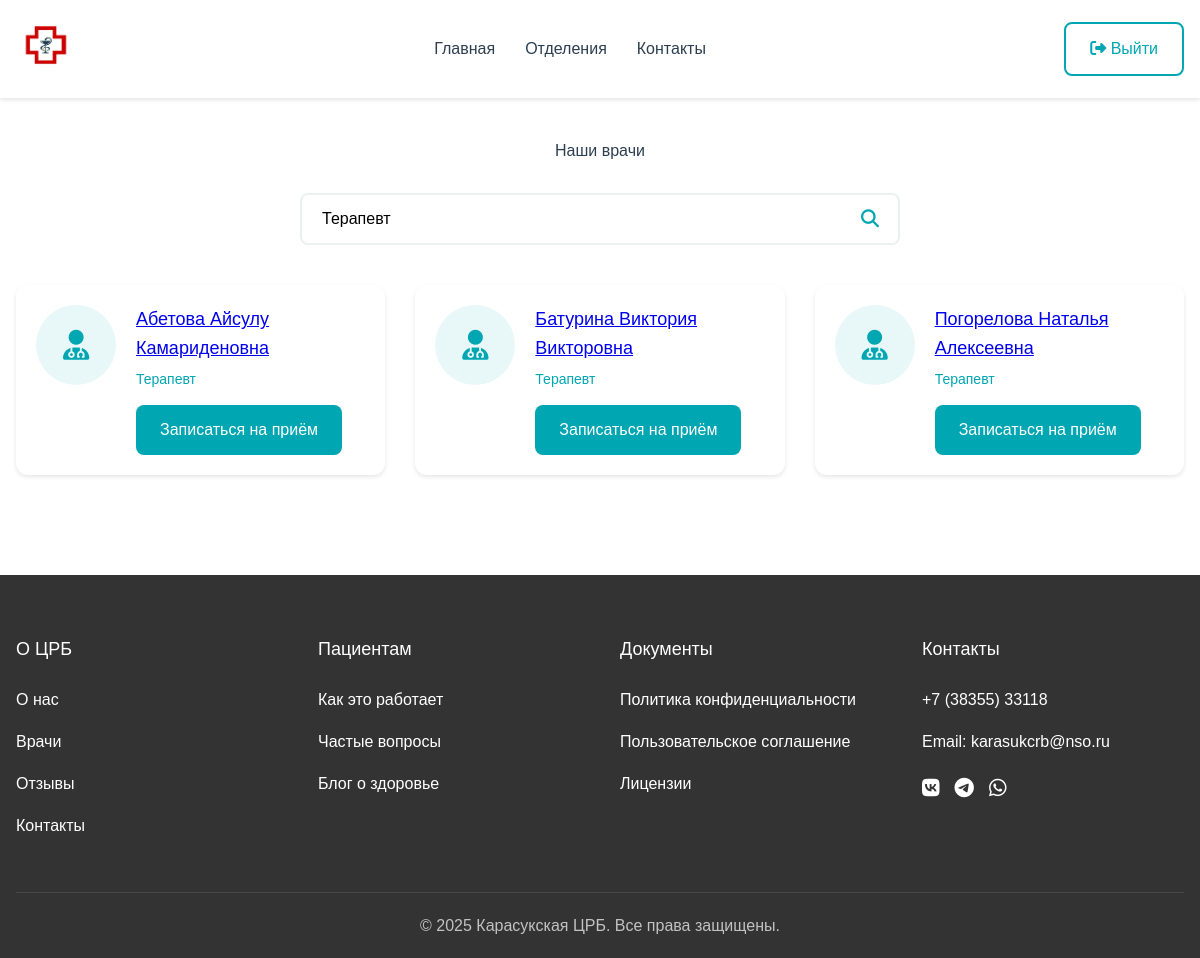
/doctors.php?search=Терапевт (signed in), run on the app's committed database.
### tables this page shows
CREATE TABLE `users` (
  `id` int(11) NOT NULL,
  `name` varchar(256) NOT NULL,
  `surname` varchar(256) NOT NULL,
  `patronymic` varchar(256) DEFAULT NULL,
  `email` varchar(256) NOT NULL,
  `phone` varchar(256) NOT NULL,
  `password` varchar(256) NOT NULL,
  `agree` tinyint(1) NOT NULL DEFAULT 0,
  `api_token` varchar(256) DEFAULT NULL,
  `type` varchar(20) DEFAULT 'patient',
  `specialization` varchar(256) DEFAULT NULL,
  `created_at` timestamp NOT NULL DEFAULT current_timestamp()
);

### doctors.php (the view, shortened to what this page needs)
<?php
include_once('api/db.php');
$search = isset($_GET['search']) ? trim($_GET['search']) : '';
$sql = "
    SELECT id, name, surname, patronymic, specialization
    FROM users
    WHERE type = 'doctor'
";
if (!empty($search)) {
    $sql .= " AND (
        CONCAT(surname, ' ', name, ' ', COALESCE(patronymic, '')) LIKE ?
        OR specialization LIKE ?
    )";
}
$sql .= " ORDER BY surname, name";
$stmt = $db->prepare($sql);
if (!empty($search)) {
    $searchParam = "%{$search}%";
    $stmt->execute([$searchParam, $searchParam]);
} else {
    $stmt->execute();
}
$doctors = $stmt->fetchAll();
?>
<!DOCTYPE html>
<html lang="ru">
<head>
    <link rel="stylesheet" href="styles/settings.css">
    <link rel="stylesheet" href="styles/pages/doctors.css">
    <link rel="stylesheet" href="https://cdnjs.cloudflare.com/ajax/libs/font-awesome/6.5.1/css/all.min.css">
</head>
<body>
     <header class="header">
        <div class="container">
            <div class="header__wrapper">
                <div class="logo">
                    <a href="index.php">
                        <img src="img/logo2.png" alt="Логотип ЦРБ">
                    </a>
                </div>
                <nav class="main-nav">
                    <ul class="main-nav__list">
                        <li><a href="index.php">Главная</a></li>
                        <li><a href="departments.php">Отделения</a></li>
                        <li><a href="contacts.php">Контакты</a></li>
                    </ul>
                </nav>
                <div class="auth-buttons">
                    <a href="api/logout.php" class="btn btn--secondary">
                        <i class="fas fa-sign-out-alt"></i> Выйти
                    </a>
                </div>
            </div>
        </div>
    </header>
    <main class="container">
        <section class="doctors-section">
            <h1>Наши врачи</h1>
            <form class="search-form" action="" method="GET">
                <div class="search-wrapper">
                    <input type="text"
                           name="search"
                           value="<?= htmlspecialchars($search) ?>"
                           placeholder="Поиск по ФИО или специализации"
                           class="search-input">
                    <button type="submit" class="search-button">
                        <i class="fas fa-search"></i>
                    </button>
                </div>
            </form>
            <div class="doctors-grid">
                <?php if (empty($doctors)): ?>
                    <div class="no-results">
                        <p>По вашему запросу ничего не найдено</p>
                    </div>
                <?php else: ?>
                    <?php foreach ($doctors as $doctor): ?>
                        <div class="doctor-card">
                            <div class="doctor-photo">
                                <i class="fas fa-user-md"></i>
                            </div>
                            <div class="doctor-info">
                                <h3>
                                    <a href="doctor.php?id=<?= $doctor['id'] ?>">
                                        <?= htmlspecialchars($doctor['surname'] . ' ' . $doctor['name'] . ' ' . $doctor['patronymic']) ?>
                                    </a>
                                </h3>
                                <p class="specialization"><?= htmlspecialchars($doctor['specialization']) ?></p>
                                <?php if (isset($_SESSION['token'])): ?>
                                    <a href="appointment.php?doctor_id=<?= $doctor['id'] ?>" class="btn btn--primary">Записаться на приём</a>
                                <?php endif; ?>
                            </div>
                        </div>
                    <?php endforeach; ?>
                <?php endif; ?>
            </div>
        </section>
    </main>
    <?php include 'includes/footer.php'; ?>
</body>
</html>

### styles/settings.css (style rules this page uses)
html, body, div, span, applet, object, iframe, h1, h2, h3, h4, h5, h6, p, blockquote, pre, a, abbr, acronym, address, big, cite, code, del, dfn, em, img, ins, kbd, q, s, samp, small, strike, strong, sub, sup, tt, var, b, u, i, center, dl, dt, dd, ol, ul, li, fieldset, form, label, legend, table, caption, tbody, tfoot, thead, tr, th, td, article, aside, canvas, details, embed, figure, figcaption, footer, header, hgroup, menu, nav, output, ruby, section, summary, time, mark, audio, video { margin: 0; padding: 0; border: 0; font-size: 100%; font: inherit; vertical-align: baseline; }
article, aside, details, figcaption, figure, footer, header, hgroup, menu, nav, section { display: block; }
body { line-height: 1; }
ol, ul { list-style: none; }
.container { max-width: 1240px; padding: 0 16px; margin: 0 auto; }

### styles/pages/doctors.css (style rules this page uses)
:root { --primary-color: #00A6B2; --secondary-color: #008792; --accent-color: #E8F8F9; --text-color: #2C3E50; --light-gray: #ECF0F1; --white: #FFFFFF; --error-color: #E74C3C; --success-color: #27AE60; }
body { font-family: 'Arial', sans-serif; line-height: 1.6; color: var(--text-color); min-width: 320px; }
.header { background: var(--white); box-shadow: 0 2px 4px rgba(0, 0, 0, 0.1); padding: 15px 0; }
.header__wrapper { display: flex; align-items: center; justify-content: space-between; }
.logo img { height: 60px; }
.main-nav__list { display: flex; list-style: none; gap: 30px; }
.main-nav__list a { color: var(--text-color); text-decoration: none; font-size: 16px; transition: color 0.3s; }
.btn { display: inline-block; padding: 12px 24px; border-radius: 8px; font-size: 16px; font-weight: 500; text-decoration: none; transition: all 0.3s; cursor: pointer; border: none; }
.btn--primary { background: var(--primary-color); color: var(--white); }
.btn--secondary { background: transparent; border: 2px solid var(--primary-color); color: var(--primary-color); }
.doctors-section { padding: 40px 0; }
.doctors-section h1 { text-align: center; color: var(--text-color); margin-bottom: 30px; }
.search-form { max-width: 600px; margin: 0 auto 40px; }
.search-wrapper { position: relative; display: flex; align-items: center; }
.search-input { width: 100%; padding: 15px 50px 15px 20px; border: 2px solid var(--light-gray); border-radius: 8px; font-size: 16px; transition: border-color 0.3s; }
.search-button { position: absolute; right: 15px; background: none; border: none; color: var(--primary-color); cursor: pointer; font-size: 18px; }
.doctors-grid { display: grid; grid-template-columns: repeat(auto-fill, minmax(300px, 1fr)); gap: 30px; margin-top: 30px; }
.doctor-card { background: #fff; border-radius: 12px; padding: 20px; box-shadow: 0 2px 4px rgba(0, 0, 0, 0.1); transition: transform 0.3s, box-shadow 0.3s; display: flex; gap: 20px; }
.doctor-photo { width: 80px; height: 80px; background: var(--accent-color); border-radius: 50%; display: flex; align-items: center; justify-content: center; color: var(--primary-color); font-size: 30px; }
.doctor-info { flex: 1; }
.doctor-info h3 { margin: 0 0 5px; color: var(--text-color); font-size: 18px; }
.specialization { color: var(--primary-color); margin: 0 0 15px; font-size: 14px; font-weight: 500; }

### data on the page
users: surname+name+patronymic "Абетова Айсулу Камариденовна", specialization "Терапевт"
users: surname+name+patronymic "Батурина Виктория Викторовна", specialization "Терапевт"
users: surname+name+patronymic "Погорелова Наталья Алексеевна", specialization "Терапевт"
